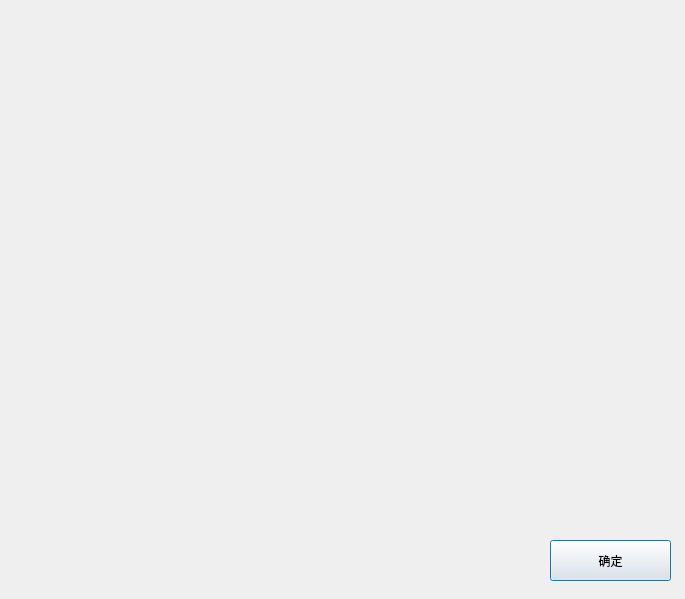
<?xml version="1.0" encoding="UTF-8"?>
<ui version="4.0">
 <class>AboutDialog</class>
 <widget class="QDialog" name="AboutDialog">
  <property name="geometry">
   <rect>
    <x>0</x>
    <y>0</y>
    <width>685</width>
    <height>599</height>
   </rect>
  </property>
  <property name="windowTitle">
   <string>Dialog</string>
  </property>
  <widget class="QLabel" name="label">
   <property name="geometry">
    <rect>
     <x>10</x>
     <y>0</y>
     <width>671</width>
     <height>511</height>
    </rect>
   </property>
   <property name="styleSheet">
    <string notr="true">border-image: url(:/image/aboutdlg.png);</string>
   </property>
   <property name="text">
    <string/>
   </property>
  </widget>
  <widget class="QPushButton" name="okBtn">
   <property name="geometry">
    <rect>
     <x>550</x>
     <y>540</y>
     <width>121</width>
     <height>41</height>
    </rect>
   </property>
   <property name="text">
    <string>确定</string>
   </property>
  </widget>
 </widget>
 <resources/>
 <connections/>
</ui>
